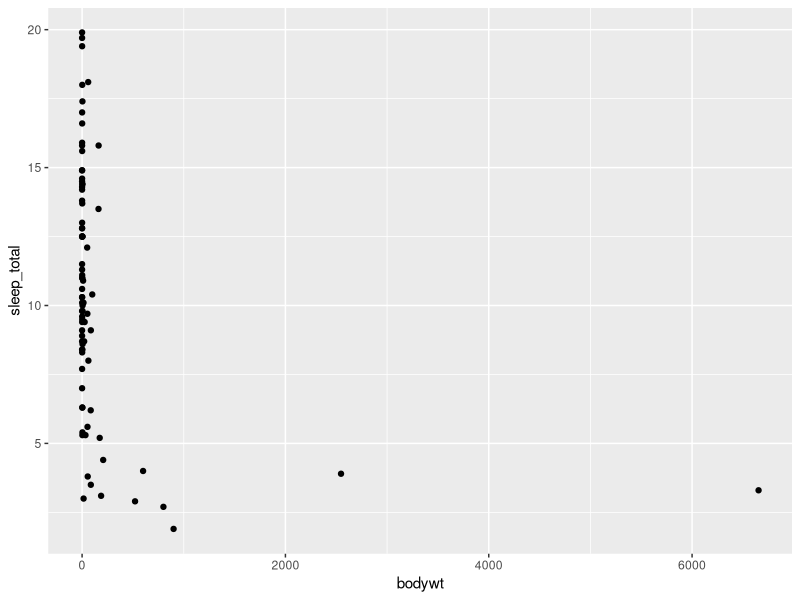
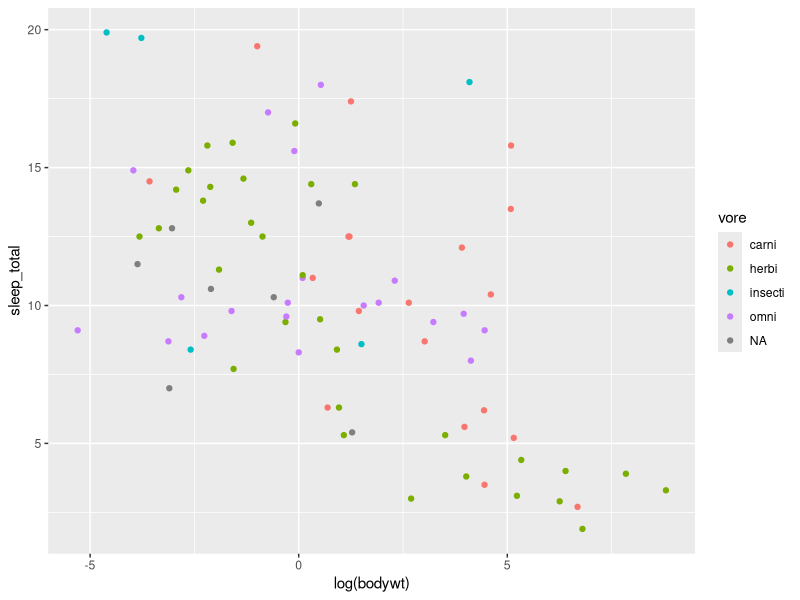
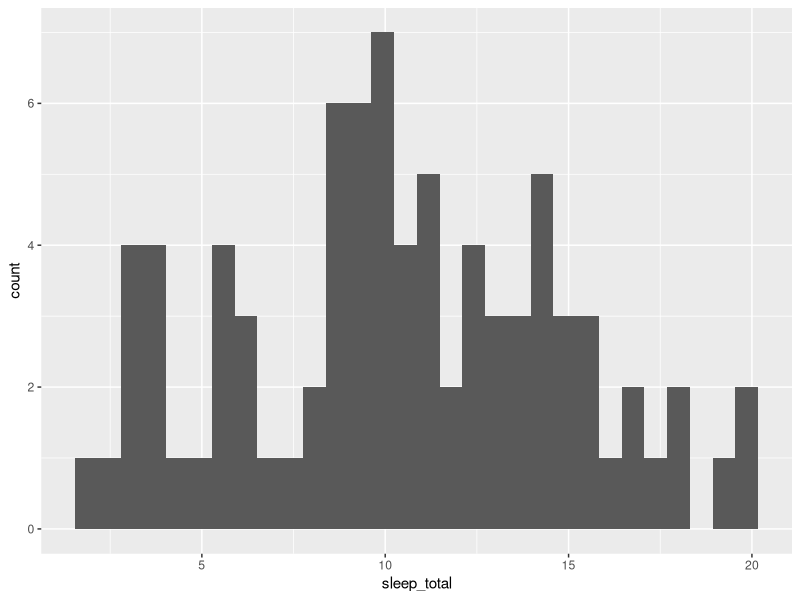
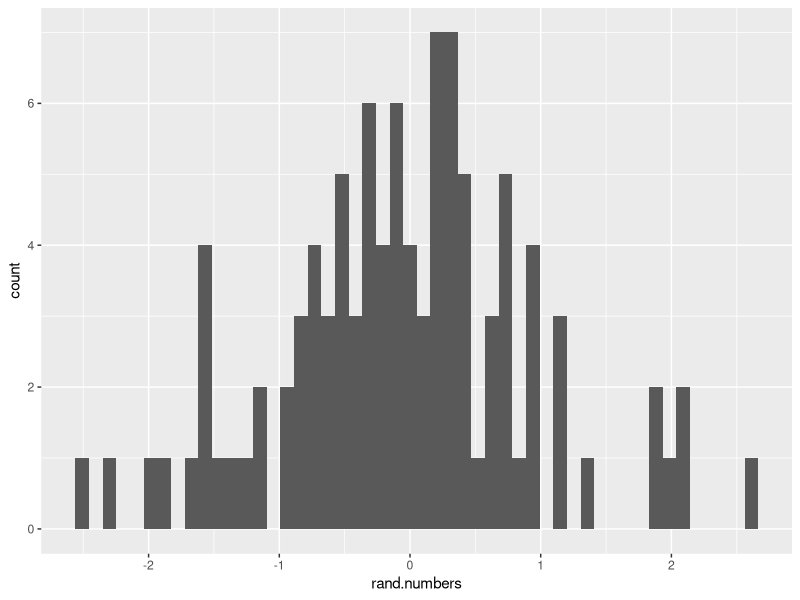
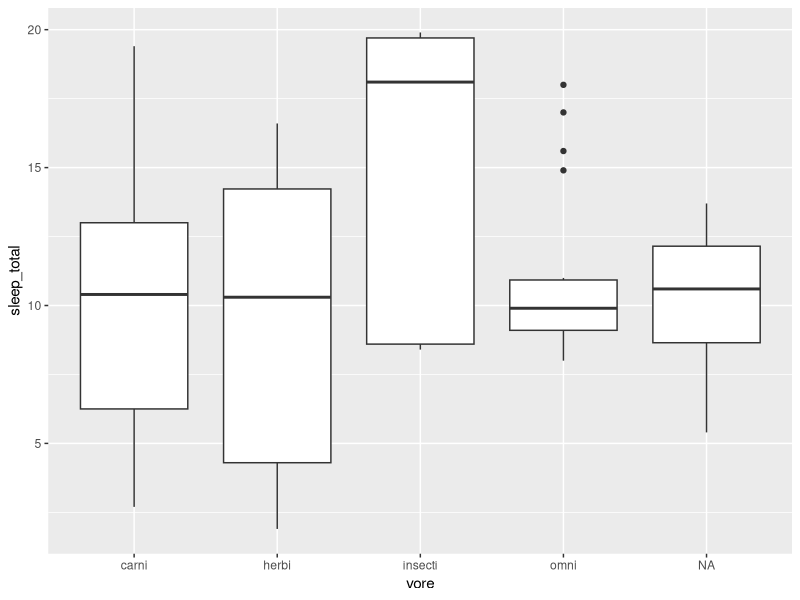

These charts were generated, in order, by the following R code:
## ---- chunk 1
# Sentences written after "#" are comments. Comments are ignored during the execution of the code.
# print "Hello world!" on the screen.
print("Hello world!")
## ---- chunk 2
a <- "Hello world!"
# or
hello = "Hello world!"
## ---- chunk 3
rm(a)
## ---- chunk 4
name = "Marie"
## ---- chunk 5
str(name)
## ---- chunk 6
class(name)
## ---- chunk 7
name == "Harry"
## ---- chunk 8
33 > 23
## ---- chunk 9
var1 = c(3,7,12,2)
## ---- chunk 10
var1[1]     # outputs the first element
var1[2:3]   # outputs the 2nd to 3rd elements
var1[-3]    # outputs all except the 3rd element
## ---- chunk 11
x <- c(1, 2, 3, 4, 5, 6)

X <- matrix(data = x, nrow = 2, ncol = 3, byrow = TRUE)
X <- matrix(data = x, nrow = 2, ncol = 3, byrow = FALSE)
## ---- chunk 12
dim(X)
## ---- chunk 13
X[1, 2]	                    # [1] 3  -> element in the first row and second column
X[1:2, 1]	                  # [1] 1 2	
X[2, ]	                    # [1] 2 4 6	 -> all elements of the second row
length(X[1:2, 1])	          # [1] 2  -> X[1:2, 1] is a vector of length 2
## ---- chunk 14
Name <- c("Leah", "Alice", "Jonas", "Paula")
Age <- c(21, 22, 20, 22)
Course <- c("Mathematics", "Physics", "Medicine", "Biology")
Place_of_birth <- c("USA", "Germany", "Germany", "France")

Students <- data.frame(First_Name = Name, 
                       Age = Age, 
                       Course = Course,
                       Place_of_birth = Place_of_birth)
Students
## ---- chunk 15
# Columns
Students$Age 
Students[["Age"]]

# Rows or columns
Students[, 3]
Students[3,]

# Elements
Students$Course[3]    # access element 3 of the column "Course"
Students[2:3, 3]      # select elements 2 and 3 of column 3 
## ---- chunk 16
#First, we build the matrix 
m <- rnorm(30)   # generate 30 random numbers for the matrix
Mat <- matrix(data = m, nrow = 6)
Mat

#Next, we want to determine the minimum value of each row: 
apply(Mat, 1, min)
## ---- chunk 17
x <- c(1:5)
sapply(x, sqrt)
## ---- chunk 18
# sapply()
z <- c(1:5)
sapply(z, function(x) {x*2}) 

# apply()
Mat 
apply(Mat, 1, function(x) {sum(x*2)}) #the operation is performed on every row of "Mat"; every element is multiplied by two and the sum of the row is calculated
## ---- chunk 19
List1 <- list(color = c("blue", "red"), size = 5, state = c(TRUE, FALSE, TRUE, TRUE))

sapply(List1, length)
## ---- chunk 20
lapply(List1, length)
## ---- chunk 21
x <- c("a", "b", "c")

for (i in x) {
  print(i)
}

#or 
for (i in 1:4) {
  print(i*3)
}
## ---- chunk 22
a <- 5
b <- 10

if (a < b) {
  print("a is smaller than b")
}
## ---- chunk 23
a <- 10
b <- 10

if (a < b) {
  print("a is smaller than b")
} else if (a == b) {
  print("a is equal to b")
}
## ---- chunk 24
a <- 10
b <- 5

if (a < b) {
  print("a is smaller than b")
} else if (a == b) {
  print("a is equal to b")
} else {
  print("a is greater than b")
}

## ---- chunk 25
library(tidyverse)
## ---- chunk 26
data(msleep)
## ---- chunk 27
glimpse(msleep)
## ---- chunk 28
head(msleep)
## ---- chunk 29
msleep %>%
  filter(genus == "Sus")
## ---- chunk 30
body_weights = msleep %>%
  select(name, order, bodywt)

head(body_weights)
## ---- chunk 31
body_weights %>% 
  group_by(order) %>%
  summarise(mean_bweight = mean(bodywt, na.rm = T)) # na.rm = T will exclude missing values (NA)
## ---- chunk 32
cat.weights <- data.frame(CatName=c('Muffin', 'Lily', 'Mittens', 'Oreo', 'Loki', 'Fluffy', 'Honey'),
                          month0=c(4.3, 4.5, 5, 4.4, 3.8, 5.5, 4.5),
                          month1=c(4.4, 4.5, 4.9, 4.3, 3.9, 5.4, 4.6))

cat.weights
## ---- chunk 33
library(tidyr)

cat.weights %>% 
  gather(key = Time, # column name given to the gathered column names
         value = Weight, # column name will be given to the values
         month0:month1) # columns to gather
## ---- chunk 34
ggplot(msleep,                    # start by picking the dataframe to plot
       aes(x = bodywt,            # column to use for x-axis
           y = sleep_total)) +    # column to use for y-axis
  geom_point()                    # plot layer for points
## ---- chunk 35
ggplot(msleep,                    
       aes(x = log(bodywt),            # column to use for x-axis
           y = sleep_total,            # column to use for y-axis
           colour = vore)) +           # column used for colouring dots
  geom_point() 
## ---- chunk 36
ggplot(msleep,                    # start by picking the dataframe to plot
       aes(x = sleep_total)) +    # column to use for y-axis
  geom_histogram()                # plot layer for histogram
## ---- chunk 37
rand.numbers = rnorm(100) # we will learn this function later on

ggplot() +   
  geom_histogram(aes(x = rand.numbers),  # aes goes in the plot layer for histogram
                 bins = 50)
## ---- chunk 38
ggplot(msleep, # we use na.omit here to hide NAs from the plot
       aes(x = vore,
           y = sleep_total)) +
  geom_boxplot()
## ---- chunk 39
#      [,1] [,2] [,3]
# [1,]    2    4    6
# [2,]    8    10   12
# [3,]    3    5    7
# [4,]    2    9    11
## ---- chunk 40
Product_name <- c("orange", "strawberry", "broccoli", "blueberry", "cucumber")
Fruit <- c(TRUE, TRUE, FALSE, TRUE, FALSE)
Color <- c("orange", "red", "green", "blue", "green")
